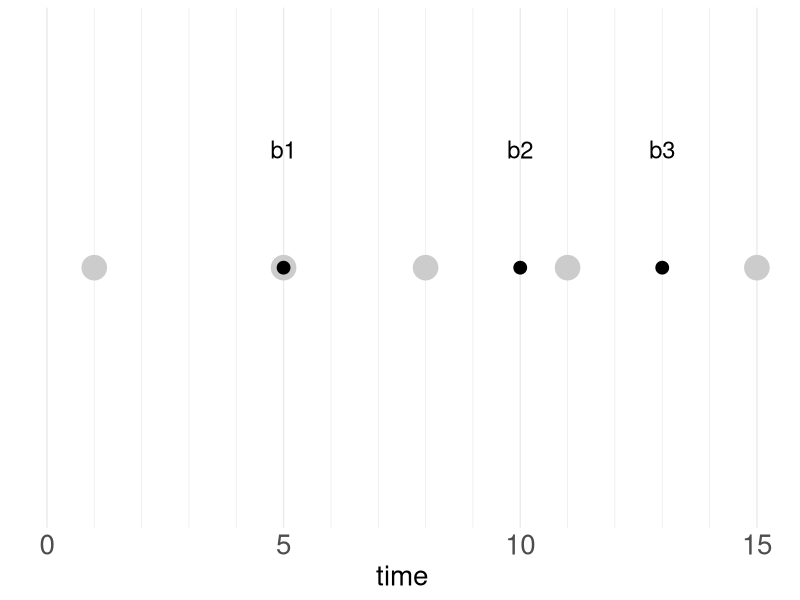
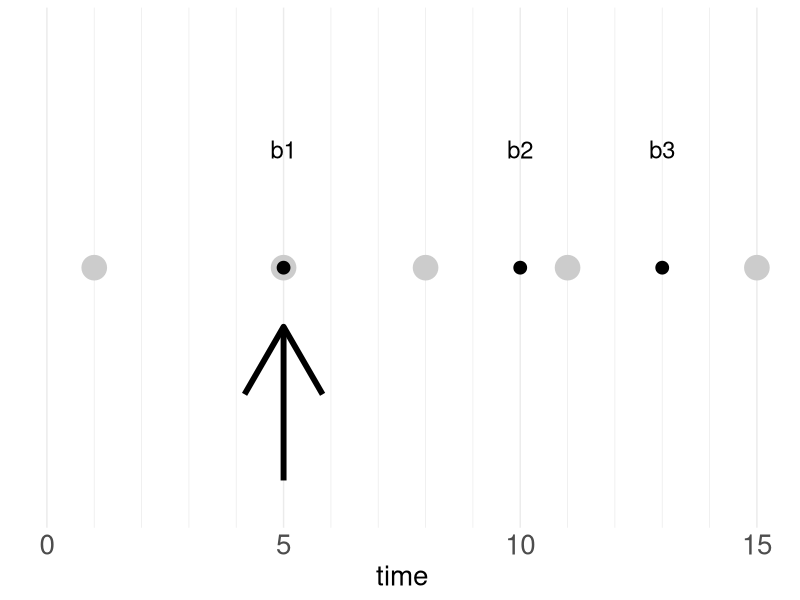
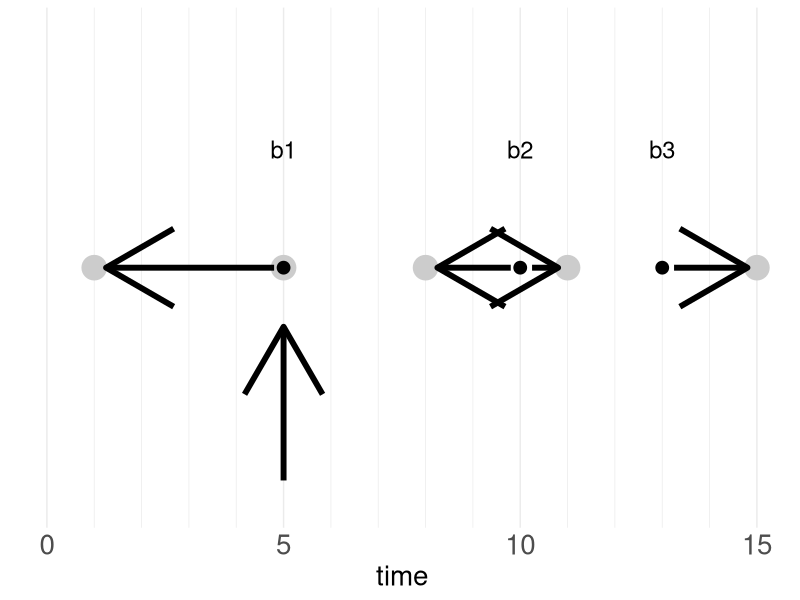
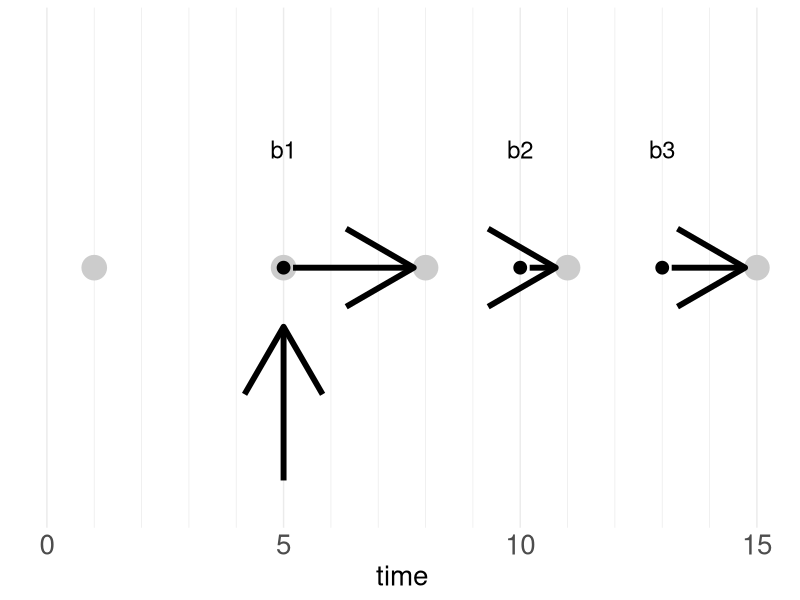
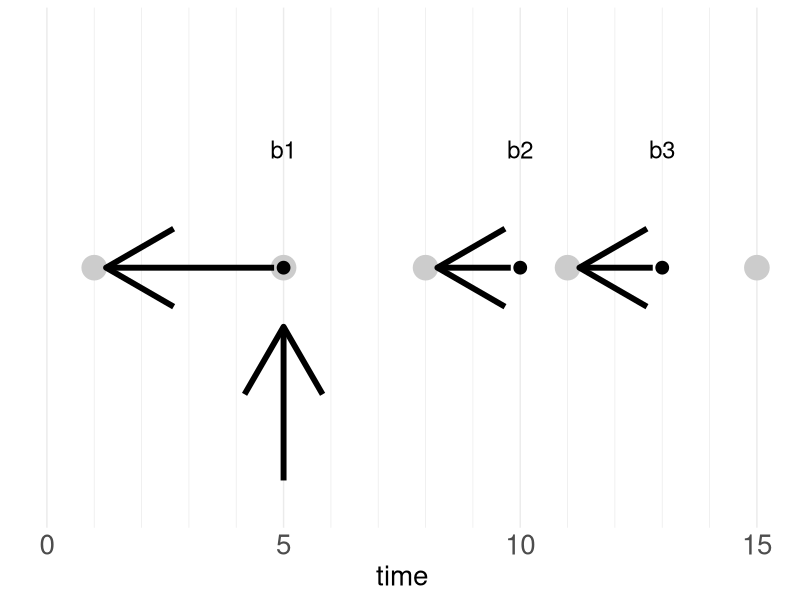
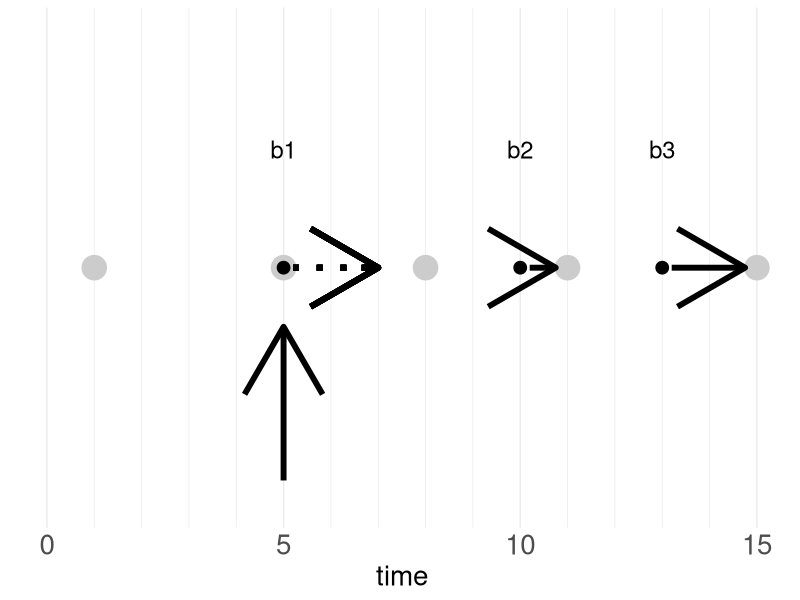
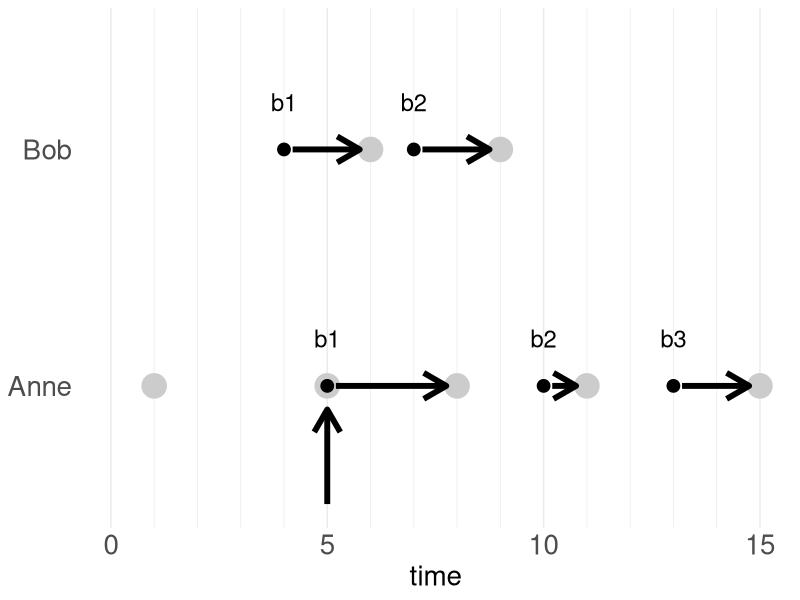
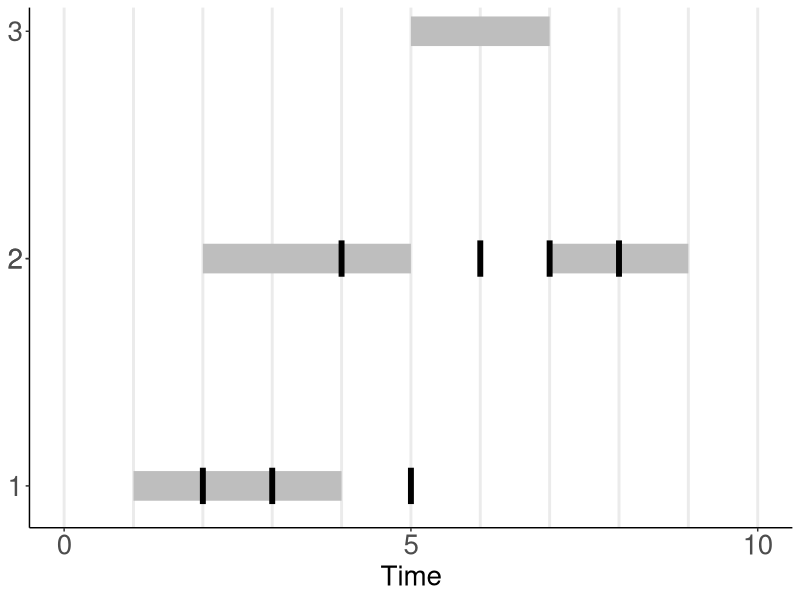

Write R code to recreate these figures, in order.
## ---- chunk 1
knitr::opts_chunk$set(
  collapse = TRUE,
  comment = "#"
)
## ---- chunk 2
library(data.table)
library(ggplot2)
## ---- chunk 3
library(data.table)
grey <- data.table(time = c(1, 5, 8, 11, 15),
                   v_grey = paste0("g", 1:5))

black <- data.table(time = c(5, 10, 13),
                    v_black = paste0("b", 1:3))

grey
black
## ---- chunk 4

d <- rbindlist(list(grey = grey, black = black), use.names = FALSE, idcol = "device")
setnames(d, c("device", "time", "v"))

# set factor levels for plot order
d[ , device := factor(device, levels = c("grey", "black"))]
## ---- chunk 5

p <- ggplot(d, aes(x = time, y = 1)) +
  geom_point(aes(color = device, size = device)) +
  geom_text(data = d[device == "black"],
            aes(color = device, label = v, y = 1.5), size = 6) +
  scale_x_continuous(limits = c(0, 15),
                     breaks = seq(0, 15, by = 5),
                     minor_breaks = 0:15) +
  scale_y_continuous(limits = c(0, 2)) +
  scale_color_manual(values = c("grey80", "black"), guide = FALSE) +
  scale_size_manual(values = c(8, 4), guide = FALSE) + 
  theme_minimal() +
  theme(panel.grid.major.y = element_blank(),
        panel.grid.minor.y = element_blank(),
        axis.title.y = element_blank(),
        axis.text.y = element_blank(),
        axis.text.x = element_text(size = 20),
        axis.title.x = element_text(size = 20))
p
  
  #geom_text(data = d[g == "grey"], aes(y = 0.8)) +
## ---- chunk 6
grey[c(2, 4)]
## ---- chunk 7
grey[time >= 10]
## ---- chunk 8
black[grey, on = .(time)] 
## ---- chunk 9

d_join <- black[grey, on = "time"]
p +
  geom_segment(data = d_join[!is.na(v_black)],
               aes(x = time, xend = time, y = 0.1, yend = 0.75),
               arrow = arrow(length = unit(0.15, "npc")),
               color = "black", size = 2)
## ---- chunk 10
black[grey, on = "time", roll = "nearest"]
## ---- chunk 11
black[grey, on = "time", .(time_grey = i.time, time_black = x.time, v_black), roll = "nearest"]
## ---- chunk 12

d_near <- black[grey, on = "time", .(x.time, i.time, v_grey, v_black), roll = "nearest"]

p +
  geom_segment(data = d_near[x.time == i.time],
               aes(x = x.time, xend = i.time, y = 0.1, yend = 0.75),
               arrow = arrow(length = unit(0.15, "npc")),
               color = "black", size = 2) +
  geom_segment(data = d_near[x.time > i.time],
               aes(x = x.time - 0.2, xend = i.time + 0.25, y = 1, yend = 1),
               arrow = arrow(length = unit(0.15, "npc")),
               color = "black", size = 2) +
  geom_segment(data = d_near[x.time < i.time],
               aes(x = x.time + 0.25, xend = i.time - 0.2, y = 1, yend = 1),
               arrow = arrow(length = unit(0.15, "npc")),
               color = "black", size = 2)
## ---- chunk 13
black[grey, on = "time", .(time_black = x.time, time_grey = i.time, v_black),
      roll = Inf]
## ---- chunk 14


d_roll_inf <- black[grey, on = "time", .(i.time, x.time, v_black),
                  roll = Inf]
p +
  geom_segment(data = d_roll_inf[x.time == i.time],
               aes(x = x.time, xend = i.time, y = 0.1, yend = 0.75),
               arrow = arrow(length = unit(0.15, "npc")),
               color = "black", size = 2) +
  geom_segment(data = d_roll_inf[x.time < i.time],
               aes(x = x.time + 0.2, xend = i.time - 0.25, y = 1, yend = 1),
               arrow = arrow(length = unit(0.15, "npc")),
               color = "black", size = 2)
## ---- chunk 15

d_roll_neg <- black[grey, on = "time", .(i.time, x.time, v_black), roll = -Inf]

p +
  geom_segment(data = d_roll_neg[x.time == i.time],
               aes(x = x.time, xend = i.time, y = 0.1, yend = 0.75),
               arrow = arrow(length = unit(0.15, "npc")),
               color = "black", size = 2) +
  geom_segment(data = d_roll_neg[x.time > i.time],
               aes(x = x.time - 0.2, xend = i.time + 0.25, y = 1, yend = 1),
               arrow = arrow(length = unit(0.15, "npc")),
               color = "black", size = 2)
## ---- chunk 16

black[grey, on = "time", .(time_black = x.time, time_grey = i.time, v_black), roll = 2]
## ---- chunk 17

d_roll_num <- black[grey, on = "time", .(i.time, x.time, v_black), roll = 2]

p +
  geom_segment(data = d_roll_num[x.time == i.time],
               aes(x = x.time, xend = i.time, y = 0.1, yend = 0.75),
               arrow = arrow(length = unit(0.15, "npc")),
               color = "black", size = 2) +
  geom_segment(data = d_roll_num[x.time < i.time],
               aes(x = x.time + 0.2, xend = i.time - 0.25, y = 1, yend = 1),
               arrow = arrow(length = unit(0.15, "npc")),
               color = "black", size = 2) +
  # hardcode a dashed arrow for the roll which doesn't reach the next i.time... 
  geom_segment(aes(x = 5 + 0.2, xend = 5 + 2, y = 1, yend = 1),
               color = "black", linetype = "dotted", size = 2) +
  geom_segment(aes(x = 5 + 2 - 0.25 - 0.1, xend = 5 + 2, y = 1, yend = 1),
               arrow = arrow(length = unit(0.15, "npc")),
               color = "black", size = 2)
  
## ---- chunk 18
grey_2 <- data.table(
  person = c("Anne", "Anne", "Anne", "Anne", "Anne", "Bob", "Bob"),
  device = "grey",
  time = c(1, 5, 8, 11, 15, 6, 9),
  v = c("g1", "g2", "g3", "g4", "g5", "g1", "g2"))

black_2 <- data.table(
  person = c("Anne", "Anne", "Anne", "Bob", "Bob"),
  device = "black",
  time = c(5, 10, 13, 4, 7),
  v = c("b1", "b2", "b3", "b1", "b2"))

grey_2
black_2

## ---- chunk 19
# combine data for plotting
d2 <- rbindlist(list(grey_2, black_2))

# set factor levels for plot order
d2[ , device := factor(device, levels = c("grey", "black"))]

## ---- chunk 20


d_group_rollinf <- black_2[grey_2, on = .(person, time),
                         .(person, time_black = x.time, time_grey = i.time, v),
                         roll = Inf]

p <- ggplot(d2, aes(x = time, y = person, label = v)) +
  geom_point(aes(color = device, size = device)) +
  geom_text(data = d2[device == "black"], size = 6, nudge_y = 0.2) +
  scale_x_continuous(limits = c(0, 15),
                     breaks = seq(0, 15, by = 5),
                     minor_breaks = 0:15) +
  scale_color_manual(values = c("grey80", "black"), guide = FALSE) +
  scale_size_manual(values = c(8, 4), guide = FALSE) + 
  theme_minimal() +
  theme(panel.grid.major.y = element_blank(),
        panel.grid.minor.y = element_blank(),
        axis.title.x = element_text(size = 20),
        axis.title.y = element_blank(),
        axis.text = element_text(size = 20))

p + geom_segment(data = d_group_rollinf[time_black == time_grey],
               aes(x = time_black, xend = time_black, y = as.numeric(as.factor(person)) - 0.5, yend = as.numeric(as.factor(person)) - 0.1),
               arrow = arrow(length = unit(0.05, "npc")),
               color = "black", size = 2) +
  geom_segment(data = d_group_rollinf[time_black < time_grey],
               aes(x = time_black + 0.2, xend = time_grey - 0.25, y = person, yend = person),
               arrow = arrow(length = unit(0.05, "npc")),
               color = "black", size = 2)
## ---- chunk 21
periods <- data.table(person =  c(1,  2,  2,  3),
                      start = c(1, 2, 7,  5),
                      end =   c(4, 5, 9,  7))

events <- data.table(person = rep(1:2, c(3, 4)),
                     time = c(2, 3, 5, 4, 6, 7, 8))

periods
events
## ---- chunk 22

p <- ggplot() +
  geom_segment(data = periods,
               aes(x = start, xend = end, y = person, yend = person),
               size = 10, color = "grey") +
  geom_segment(data = events, aes(x = time, xend = time, y = person - 0.08, yend = person + 0.08),
               color = "black", size = 2) +
  scale_x_continuous(limits = c(0, 10),
                     breaks = seq(0, 10, by = 5),
                     minor_breaks = 0:10) +
  scale_y_continuous(breaks = periods$person) +
  labs(x = "Time") +
  theme_classic() +
  theme(panel.grid.major.x = element_line(size = 1),
        panel.grid.minor.x = element_line(size = 1),
        panel.grid.major.y = element_blank(),
        panel.grid.minor.y = element_blank(),
        axis.text.x = element_text(size = 20),
        axis.title.x = element_text(size = 20),
        axis.text.y = element_text(size = 20),
        axis.title.y = element_blank())
p

## ---- chunk 23
events[periods, on = .(person, time >= start, time <= end)]
## ---- chunk 24
events[periods, on = .(person, time >= start, time <= end),
       .(person, start, end, time = x.time)]
## ---- chunk 25
events_2 <- events[person == 2]
periods_2 <- periods[person == 2]
## ---- chunk 26
events_2[inrange(time, periods_2$start, periods_2$end)]
## ---- chunk 27
events_2[inrange(time, lower = c(1, 8), upper = c(5, 10))]
## ---- chunk 28
events_2[between(time, 5, 7)]
## ---- chunk 29
d <- data.table(time = 1:10, state = c(0, 0, 1, 1, 1, 0, 0, 0, 1, 1))
d[ , r := rleid(state)]
d
## ---- chunk 30

d_rleid <- data.table(time = 1:10, state = factor(c(0, 0, 1, 1, 1, 0, 0, 0, 1, 1)))
d_seg <- d_rleid[ , .(start = first(time), end = last(time)), by = .(r = rleid(state))]
d_seg[ , x_lab := rowMeans(.SD), .SDcols = start:end]


ggplot() +
  geom_point(data = d_rleid, aes(x = time, y = 1, color = state), size = 8) + 
  geom_segment(data = d_seg,
               aes(x = start, xend = end, y = 1.4, yend = 1.4)) +
  geom_text(data = d_seg, aes(x = x_lab, y = 1.7, label = r), size = 6) +
  scale_x_continuous(limits = c(0, 10),
                     breaks = seq(0, 10, by = 2)) +
  annotate(geom = "text", x = 1, y = 1.7, label = "rleid:", size = 6, hjust = "right") +
  #minor_breaks = 0:10) +
  scale_y_continuous(limits = c(0, 2)) +
  scale_color_manual(values = c("grey80", "black"), guide = FALSE) +
  scale_size_manual(values = c(8, 4), guide = FALSE) + 
  theme_minimal() +
  theme(panel.grid.major.y = element_blank(),
        panel.grid.minor.y = element_blank(),
        axis.title.y = element_blank(),
        axis.text.y = element_blank(),
        axis.text.x = element_text(size = 20),
        axis.title.x = element_text(size = 20))
## ---- chunk 31
x <- 1:4
x

# lag, n = 1L (default), fill = NA (default)
shift(x, type = "lag", n = 1L, fill = NA)

# lag, set fill value
shift(x, type = "lag", n = 1L, fill = 0L)

# lead, n = 1
shift(x, type = "lead")

# lag, multiple offsets in n
shift(x, type = "lag", n = 1:2)

# let shift give names to the list elements
shift(x, type = "lag", n = 1:2, give.names = TRUE)

## ---- chunk 32
d <- data.table(site = rep("a", 4),
                year = c(2006:2009),
                temp = c(2, 6, 15, 20),
                prec = c(10, 20, 50, 80))
d
## ---- chunk 33
cols <- c("temp", "prec")
n <- 1:2
lagcols <- paste(cols, "lag", rep(n, each = length(cols)), sep = "_")

d[ , (lagcols) := shift(.SD, type = "lag", n = n), .SDcols = cols]
d
## ---- chunk 34
d <- data.table(site = rep(c("a", "b"), c(4, 3)),
                year = c(2006:2009, 2005:2007),
                temp = c(2, 6, 15, 20, 10, 16, 12),
                prec = c(10, 20, 50, 80, 4, 8, 6))

cols <- c("temp", "prec")
n <- 1
lagcols <- paste(cols, "lag", rep(n, each = length(cols)), sep = "_")

d[ , (lagcols) := shift(.SD, type = "lag", n = n), .SDcols = cols, by = .(site)]
d
## ---- chunk 35
d <- data.table(site = rep("a", 4),
                year = c(2006:2009),
                temp = c(2, 6, 15, 20),
                prec = c(10, 20, 50, 80))

cols <- c("temp", "prec")

d[ , shift(.SD, type = "lag", n = 0:2, give.names = TRUE), .SDcols = cols]
## ---- chunk 36
x <- c(1, NA, 3, NA, NA, 6, NA)
x

# last observation carried forward
nafill(x, type = "locf")

# next observation carried backward
nafill(x, type = "nocb")
## ---- chunk 37
d <- data.table(x = c(1, NA, 3, NA, 5),
                y = c(NA, 2, 3, 4, NA),
                z = c(1, NA, NA, 4, 5))
d

nafill(d, type = "locf")
## ---- chunk 38
d2 <- copy(d)

setnafill(d2, type = "locf")
d2
## ---- chunk 39
setnafill(d, type = "locf", cols = c("x", "z"))
d
## ---- chunk 40

(idate <- as.IDate("2020-04-28"))
class(idate)
typeof(idate)
## ---- chunk 41
as.IDate("04/28/2018", format = "%m/%m/%Y") 
## ---- chunk 42
(datetime <- as.POSIXct("2020-04-28 10:30:45", tz = "UTC"))
(idate <- as.IDate(datetime))
as.POSIXct(idate)
## ---- chunk 43
as.IDate(1L)

as.IDate(1L, origin = "2020-05-01")
## ---- chunk 44
(dates <- seq(from = as.IDate("2020-04-10"), to = as.IDate("2020-05-30"), by = "2 weeks"))
round(dates, "month")
## ---- chunk 45

(time <- as.ITime("10:45:20"))
class(time)
typeof(time)

as.ITime(as.POSIXct("2020-04-28 10:30:45"))
